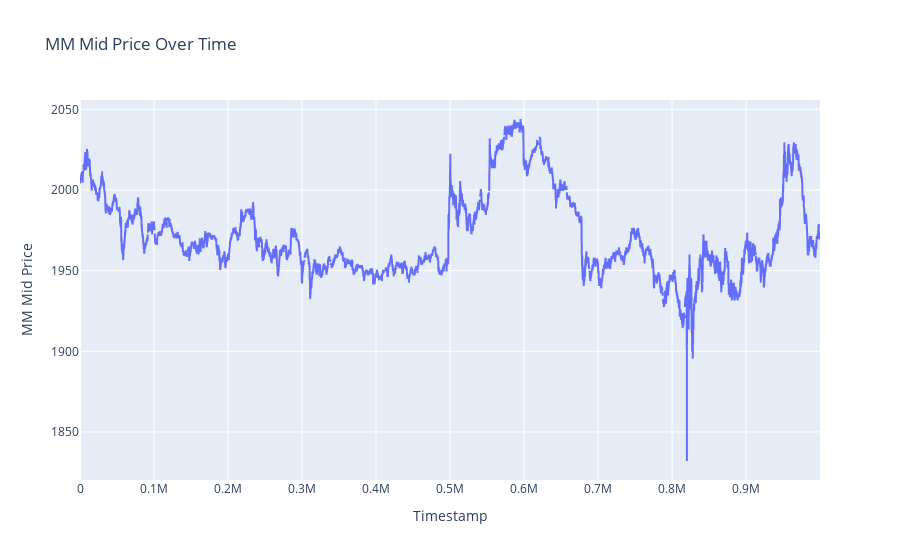

Source (notebook cell):
### Code cell
# Create the plot using Plotly Express
fig = px.line(squid_ink_data, x='timestamp', y='mm_mid', title='MM Mid Price Over Time')

# Customize the layout
fig.update_layout(
    xaxis_title='Timestamp',
    yaxis_title='MM Mid Price',
)

# Display the plot
fig.show()

### Figure 1 — Plotly figure (JSON) as saved in the notebook; plotly's stock layout.template omitted (floating-point values rounded to 4 significant figures; data arrays with more than 128 entries replaced by an {"elided": "..."} marker saying what was removed)
{"data": [{"hovertemplate": "timestamp=%{x}<br>mm_mid=%{y}<extra></extra>", "legendgroup": "", "line": {"color": "#636efa", "dash": "solid"}, "marker": {"symbol": "circle"}, "mode": "lines", "name": "", "showlegend": false, "type": "scattergl", "x": {"elided": "10000 int values"}, "xaxis": "x", "y": {"elided": "10000 float values"}, "yaxis": "y"}], "layout": {"legend": {"tracegroupgap": 0}, "title": {"text": "MM Mid Price Over Time"}, "xaxis": {"anchor": "y", "domain": [0, 1], "title": {"text": "Timestamp"}}, "yaxis": {"anchor": "x", "domain": [0, 1], "title": {"text": "MM Mid Price"}}}}
